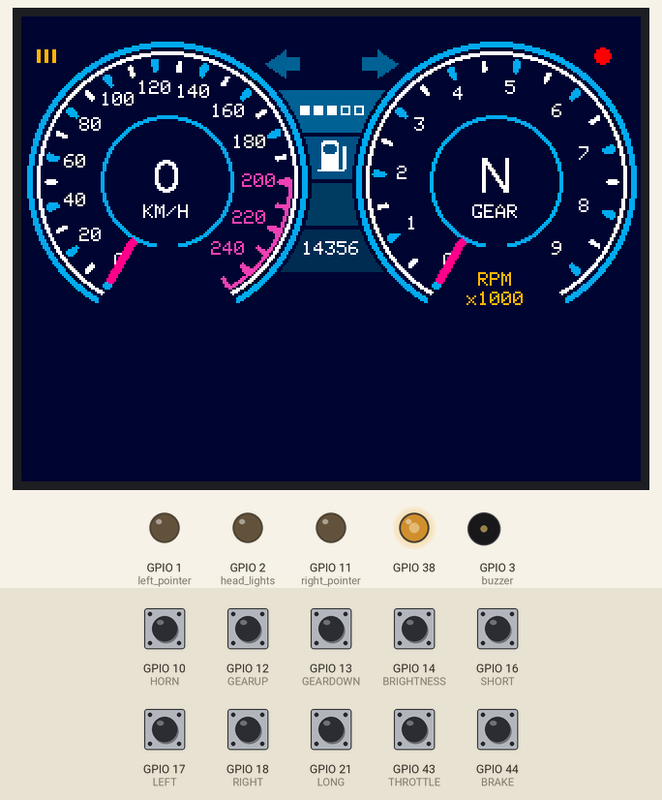
Simulated run of this sketch. Board: ESP32-S3. On the bench: 320×240 colour display, output pins drawn as LEDs (lit = HIGH), buzzer (waves = sounding, pin HIGH). The inputs (shaded band) are chosen by the test bench; at power-on: GPIO 10 (HORN), GPIO 12 (GEARUP), GPIO 13 (GEARDOWN), GPIO 14 (BRIGHTNESS), GPIO 16 (SHORT), GPIO 17 (LEFT), GPIO 18 (RIGHT), GPIO 21 (LONG), GPIO 43 (THROTTLE), GPIO 44 (BRAKE) HIGH.

Above: at 1.4 s.
1.5 s: GPIO 16 (SHORT) pulled LOW for 0.15 s
At 1.68 s:
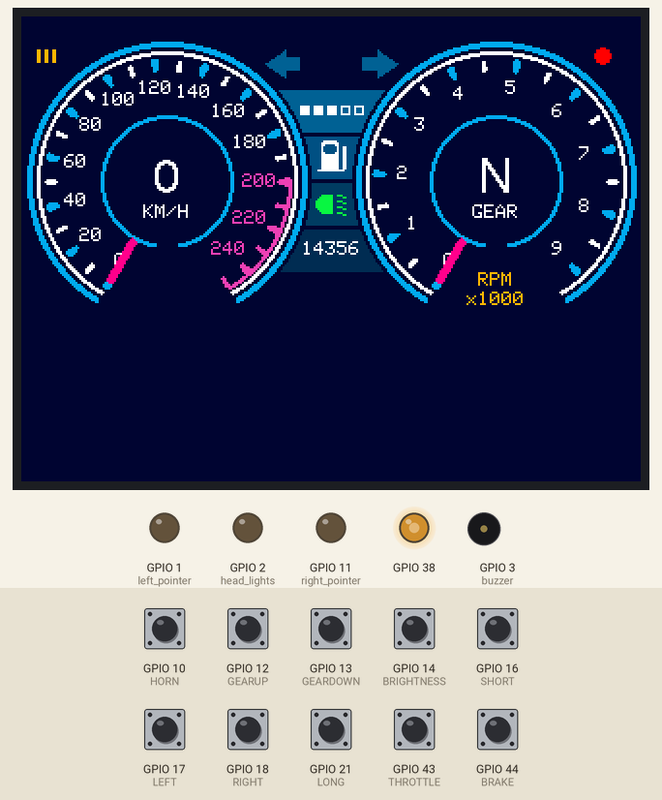
3.2 s: GPIO 12 (GEARUP) pulled LOW for 0.15 s
At 4.5 s:
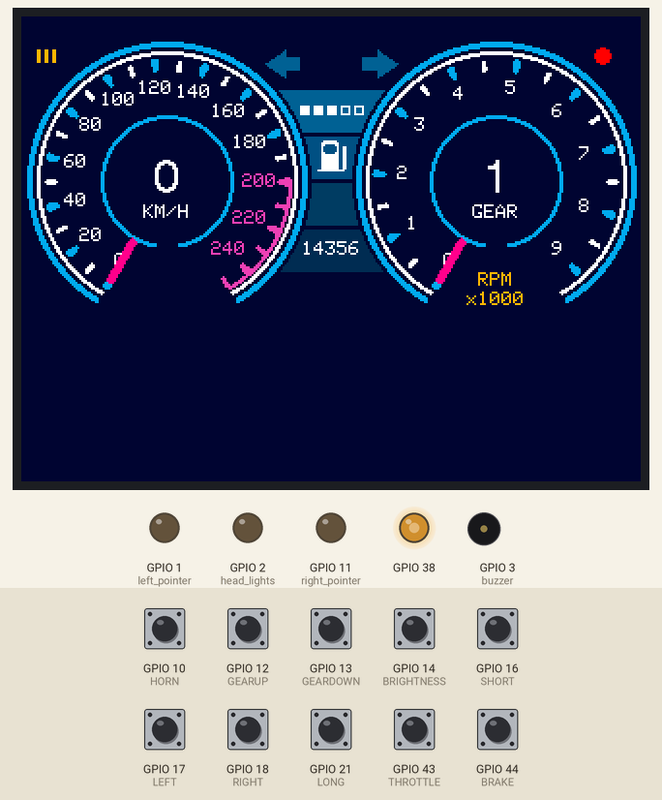
4.8 s: GPIO 21 (LONG) pulled LOW for 0.15 s
At 4.99 s:
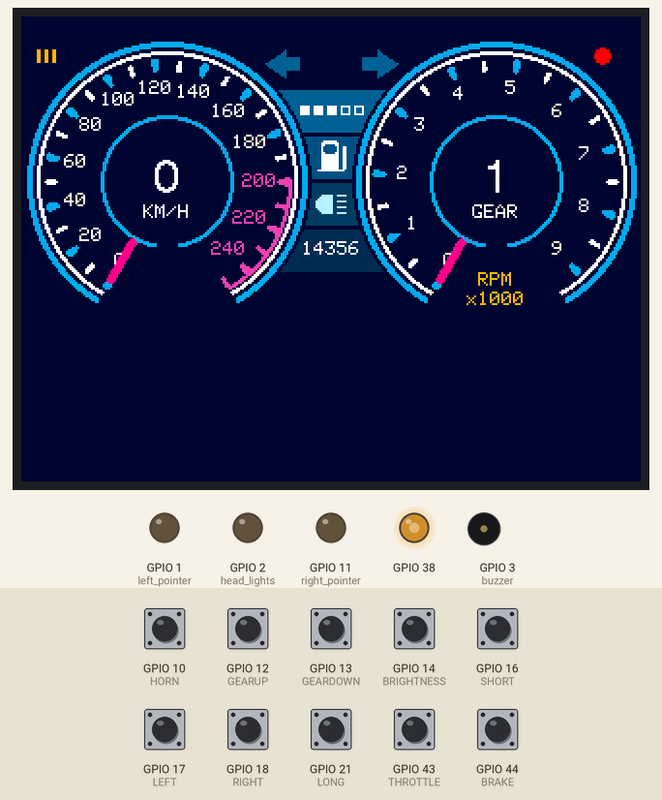
6.5 s: GPIO 44 (BRAKE) pulled LOW for 0.15 s
At 6.65 s:
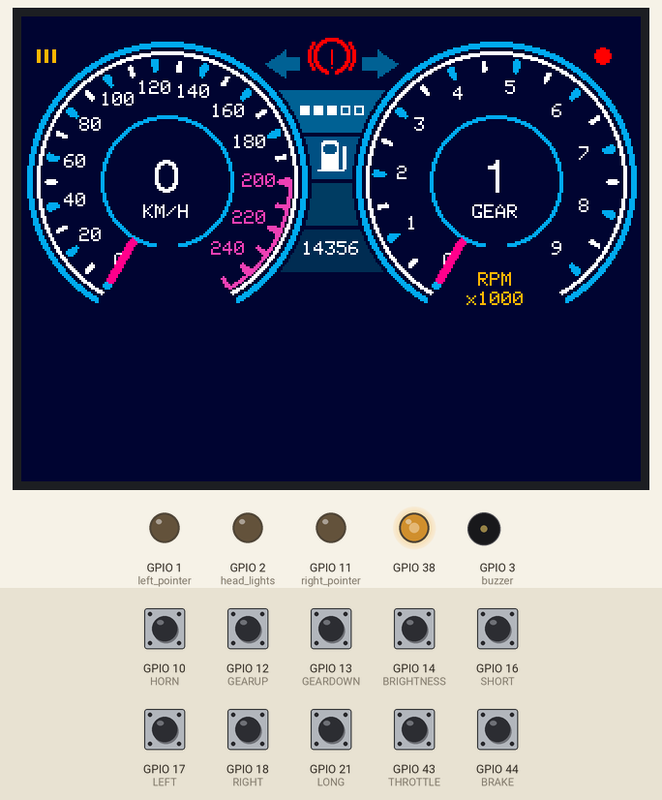
8.2 s: GPIO 16 (SHORT) pulled LOW for 1 s
At 9.1 s:
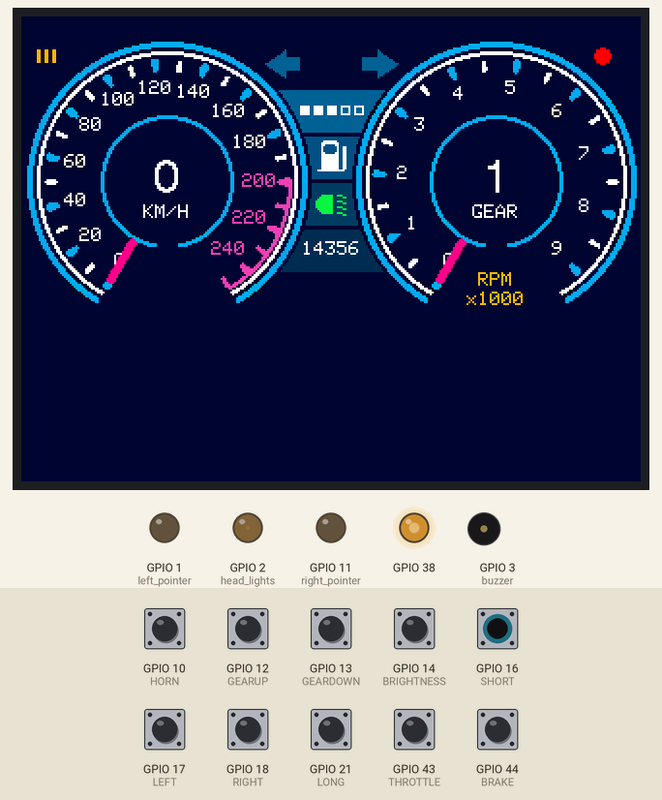
10.8 s: GPIO 14 (BRIGHTNESS) pulled LOW for 0.15 s
At 11.8 s:
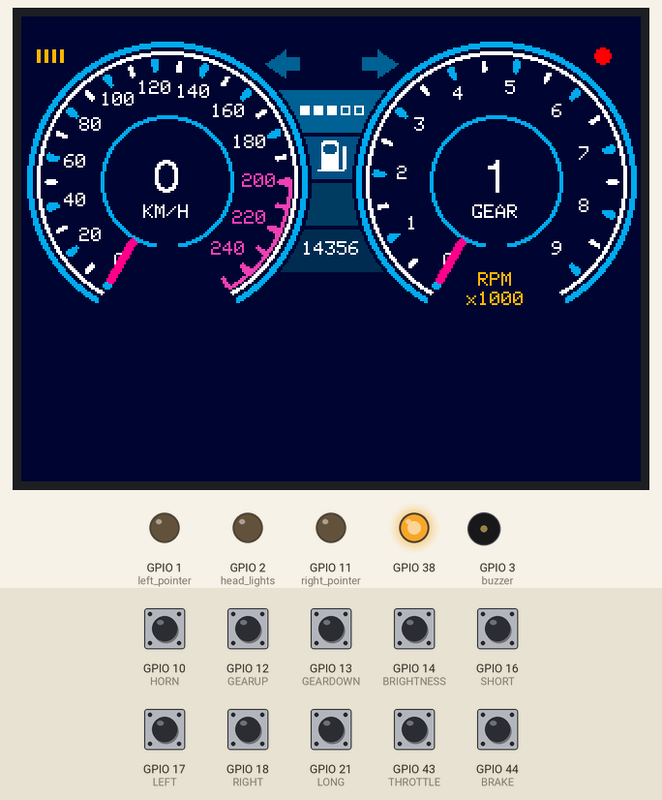
Timing chart, 0 to 13.4 s (numbered marks = the images above; inputs shaded):
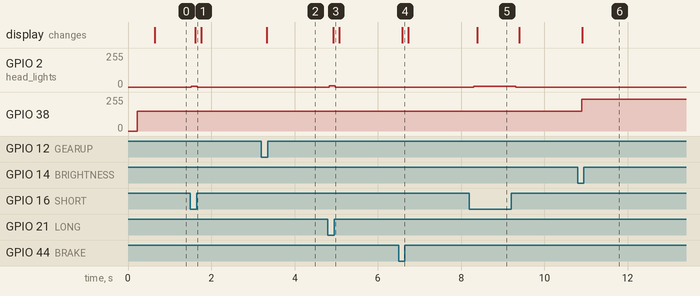

The sketch:

niceGauge.ino
```cpp
#include <TFT_eSPI.h>
TFT_eSPI tft = TFT_eSPI();
TFT_eSprite sprite = TFT_eSprite(&tft);

//............INPUT PINS............switches and buttons
#define THROTTLE 43
#define BRAKE 44
#define LEFT  17  //direction pointer
#define RIGHT 18  //direction ponter
#define SHORT 16  //headlights
#define LONG  21 //headlights light
#define GEARUP 12
#define GEARDOWN 13
#define HORN 10
#define BRIGHTNESS 14

//..........OUTPUT PINS............lights, pointes, horn
#define left_pointer 1
#define right_pointer 11
#define head_lights  2
#define buzzer 3

//......................................colors
#define backColor 0x0026
#define gaugeColor 0x055D
#define dataColor 0x0311
#define purple 0xEA16
#define needleColor 0xF811

//............................dont edit this
int cx=75;
int cy=75;
int r=72;
int ir=70;
int n=0;
int angle=0;

float x[360]; //outer points of Speed gaouges
float y[360];
float px[360]; //ineer point of Speed gaouges
float py[360];
float lx[360]; //text of Speed gaouges
float ly[360];
float nx[360]; //needle low of Speed gaouges
float ny[360];
float x2[360]; //outer points of RPM gaouges
float y2[360];
float px2[360]; //ineer point of RPM gaouges
float py2[360];
float lx2[360]; //text of RPM gaouges
float ly2[360];
float nx2[360]; //needle low of RPM gaouges
float ny2[360];

double rad=0.01745;
unsigned short color1;
unsigned short color2;
float sA;
float rA;
int blinkPeriod=500;
unsigned long currentTimeL=0;
unsigned long currentTimeR=0;
int brightnesses[5]={40,80,120,150,240};
int selectedBrightness=3;
int deb1=0;
int deb2=0;
int debB=0;

int gearMaxSpeed[8]={12,0,60,90,120,150,190,236};
String gears[8]={"R","N","1","2","3","4","5","6"};
int selectedGear=1;

//........................................................colors
unsigned short blockColor[4]={0x0312,0x0290,0x01EC,0x016A};
unsigned short dirColor[2]={0x0312,TFT_ORANGE};
unsigned short lightColor[3]={0x01EC,0x0FA8,0xB79F};

// .........important variables
bool leftPointer=0;
bool rightPointer=0;
bool braking;
int lights=0;  //0 is lights off, 1 is short light, 2 is long lights
float speedAngle=0; //...speed variable 0-240
float rpmAngle=5;  //.....RPM variable 0-9

void setup() {
  pinMode(THROTTLE,INPUT_PULLUP);
  pinMode(BRAKE,INPUT_PULLUP);
  pinMode(LEFT,INPUT_PULLUP);
  pinMode(RIGHT,INPUT_PULLUP);
  pinMode(GEARUP,INPUT_PULLUP);
  pinMode(GEARDOWN,INPUT_PULLUP);
  pinMode(SHORT,INPUT_PULLUP);
  pinMode(LONG,INPUT_PULLUP);
  pinMode(HORN,INPUT_PULLUP);
  pinMode(BRIGHTNESS,INPUT_PULLUP);

 pinMode(left_pointer,OUTPUT);
 pinMode(right_pointer,OUTPUT);
 pinMode(head_lights,OUTPUT);
 pinMode( buzzer,OUTPUT);


  tft.init();

    tft.setRotation(1);
    tft.fillScreen(backColor);
    sprite.createSprite(320,150);
    sprite.setSwapBytes(true);
    sprite.setTextDatum(4);
    sprite.setTextColor(TFT_WHITE,backColor);
    sprite.setTextDatum(4);

     ledcSetup(0, 10000, 8);
     ledcAttachPin(38, 0);
     ledcWrite(0, brightnesses[selectedBrightness]);  //brightnes of screen


      ledcSetup(1, 10000, 8);
     ledcAttachPin(head_lights, 1);
     //ledcWrite(1, 10);


  int a=120;
  for(int i=0;i<360;i++)
    {
       x[i]=((r-10)*cos(rad*a))+cx;
       y[i]=((r-10)*sin(rad*a))+cy;
       px[i]=((r-14)*cos(rad*a))+cx;
       py[i]=((r-14)*sin(rad*a))+cy;
       lx[i]=((r-24)*cos(rad*a))+cx;
       ly[i]=((r-24)*sin(rad*a))+cy;
       nx[i]=((r-36)*cos(rad*a))+cx;
       ny[i]=((r-36)*sin(rad*a))+cy;
       x2[i]=((r-10)*cos(rad*a))+320-cx;
       y2[i]=((r-10)*sin(rad*a))+cy;
       px2[i]=((r-14)*cos(rad*a))+320-cx;
       py2[i]=((r-14)*sin(rad*a))+cy;
       lx2[i]=((r-24)*cos(rad*a))+320-cx;
       ly2[i]=((r-24)*sin(rad*a))+cy;
       nx2[i]=((r-36)*cos(rad*a))+320-cx;
       ny2[i]=((r-36)*sin(rad*a))+cy;

       a++;
       if(a==360)
       a=0;
    }

}


void draw()
{
  sprite.fillSprite(backColor);

   for(int i=0;i<4;i++)
   sprite.fillRect(120,28+i*24,80,22,blockColor[i]);

   for(int i=0;i<selectedBrightness;i++)
   sprite.fillSmoothRoundRect(8+(i*4),6,2,9,1,TFT_ORANGE,backColor);

   sprite.fillSmoothCircle(cx, cy, r+2, backColor);
   sprite.fillSmoothCircle(320-cx, cy, r+2, backColor);
   sprite.fillTriangle(126,14,136,7,136,21,dirColor[leftPointer]);   //dirction pointers
   sprite.fillRect(136,11,8,7,dirColor[leftPointer]);
   sprite.fillTriangle(126+68,14,136+48,7,136+48,21,dirColor[rightPointer]);
   sprite.fillRect(176,11,8,7,dirColor[rightPointer]);


   for(int i=0;i<5;i++)
   {
   if(i<=2)
   sprite.fillRect(144+(7*i),36,5,5,TFT_WHITE);   /// fuel  rect
   else
   sprite.drawRect(144+(7*i),36,5,5,TFT_WHITE); //empty fuel rect
   }

    sprite.fillSmoothRoundRect(155,54,9,16,2,TFT_WHITE,blockColor[1]);
    sprite.fillSmoothRoundRect(166,56,2,14,2,TFT_WHITE,blockColor[1]);
    sprite.fillSmoothRoundRect(156,56,7,5,1,blockColor[1],TFT_WHITE);
    sprite.drawLine(153,69,166,69,TFT_WHITE);  //pumpimage

  sprite.drawSmoothArc(cx, cy, r, ir, 30, 330, gaugeColor, backColor);
  sprite.drawSmoothArc(320-cx, cy, r, ir, 30, 330, gaugeColor, backColor);

  sprite.drawSmoothArc(cx, cy, r-5, r-6, 30, 330, TFT_WHITE, backColor);
  sprite.drawSmoothArc(320-cx, cy, r-5, r-6, 30, 330, TFT_WHITE, backColor);

  sprite.drawSmoothArc(cx, cy, r-9, r-8, 270, 330, purple, backColor);

  sprite.drawSmoothArc(cx, cy, r-38, ir-37, 10, 350, gaugeColor, backColor);
  sprite.drawSmoothArc(320-cx, cy, r-38, ir-37, 10, 350, gaugeColor, backColor);

   //.....................................................draw GAUGES
     for(int i=0;i<26;i++){
     if(i<20) {color1=gaugeColor; color2=TFT_WHITE;} else {color1=purple; color2=purple;}

  if(i%2==0) {
  sprite.drawWedgeLine(x[i*12],y[i*12],px[i*12],py[i*12],2,1,color1);
  sprite.setTextColor(color2,backColor);
  sprite.drawString(String(i*10),lx[i*12],ly[i*12]);
  }else
  sprite.drawWedgeLine(x[i*12],y[i*12],px[i*12],py[i*12],1,1,color2);
  }

      for(int i=0;i<19;i++){
      if(i<20) {color1=gaugeColor; color2=TFT_WHITE;} else {color1=purple; color2=purple;}

  if(i%2==0) {
  sprite.drawWedgeLine(x2[i*16],y2[i*16],px2[i*16],py2[i*16],2,1,color1);
  sprite.setTextColor(color2,backColor);
  sprite.drawString(String(i/2),lx2[i*16],ly2[i*16]);
  }else
  sprite.drawWedgeLine(x2[i*16],y2[i*16],px2[i*16],py2[i*16],1,1,color2);
  }

  // ........................................needles draw
   sA=speedAngle*1.2;
   rA=2*rpmAngle*1.6;
   sprite.drawWedgeLine(px[(int)sA],py[(int)sA],nx[(int)sA],ny[(int)sA],2,2,needleColor);
   sprite.drawWedgeLine(px2[(int)rA],py2[(int)rA],nx2[(int)rA],ny2[(int)rA],2,2,needleColor);


  //.....................................drawing  TEXT
  sprite.setTextColor(TFT_WHITE,backColor);
  sprite.drawString(String((int)speedAngle),cx,cy,4);
  sprite.drawString(String(gears[selectedGear]),320-cx,cy,4);
  sprite.drawString("KM/H",cx,cy+16);
  sprite.drawString("GEAR",320-cx,cy+16);

  sprite.setTextColor(TFT_WHITE,blockColor[3]);
  sprite.drawString("14356",160,110);

  sprite.setTextColor(TFT_ORANGE,backColor);
  sprite.drawString("x1000",320-cx,136);
  sprite.drawString("RPM",320-cx,126);

  //.....................................drawing BRAKE
  if(braking==true){
  sprite.drawSmoothArc(160, 10, 9, 8, 10, 350, TFT_RED, backColor);
  sprite.drawSmoothArc(160, 10, 12, 11, 50, 130, TFT_RED, backColor);
  sprite.drawSmoothArc(160, 10, 12, 11, 230, 310, TFT_RED, backColor);
  //sprite.drawCircle(320-cx,cy-20,6,TFT_RED);
  sprite.setTextColor(TFT_RED,backColor);
  sprite.drawString("!",160,12,2);}

  //.....................................drawing LIGHTs
  sprite.fillSmoothRoundRect(152,82,14,10,7,lightColor[lights],lightColor[0]);
  sprite.fillRect(161,82,5,10,lightColor[0]);
  sprite.drawLine(163,82,167,84-lights,lightColor[lights]);
  sprite.drawLine(163,85,167,87-lights,lightColor[lights]);
  sprite.drawLine(163,88,167,90-lights,lightColor[lights]);
  sprite.drawLine(163,91,167,93-lights,lightColor[lights]);

   //...........................................draw DOT
     sprite.fillSmoothCircle(300, 10, 4,TFT_RED, backColor);

   //..............................................push Sprite to screen
   sprite.pushSprite(0,10);

}

int blinking=1;

void loop() {

  if(digitalRead(SHORT)==0)
  lights=1;
  else if(digitalRead(LONG)==0)
  lights=2;
  else
  lights=0;

  ledcWrite(1, lights*4);

  if(digitalRead(HORN)==0)
  digitalWrite(buzzer,1);
  else
  digitalWrite(buzzer,0);

  braking=!(digitalRead(BRAKE));


   if(digitalRead(BRIGHTNESS)==0)
  {
  if(debB==0)
    {
      debB=1;
      selectedBrightness++;
      if(selectedBrightness==5) selectedBrightness=0;
      ledcWrite(0, brightnesses[selectedBrightness]);  //brightnes of screen
     }
  }else debB=0;


  if(digitalRead(GEARUP)==0)
  {
  if(deb1==0)
    {
      deb1=1;
      if(selectedGear<7)
      selectedGear++;
      if(speedAngle>10)
      speedAngle=speedAngle-4;
    }
  }else deb1=0;

    if(digitalRead(GEARDOWN)==0)
  {
  if(deb2==0)
    {
      deb2=1;
      if(selectedGear>0)
      selectedGear--;
      if(speedAngle>10)
      speedAngle=speedAngle-4;
    }
  }else deb2=0;

  if(digitalRead(LEFT)==0){
  if(millis()>currentTimeL+blinkPeriod)
  {
    leftPointer=!leftPointer;
    digitalWrite(left_pointer,leftPointer);
    currentTimeL=millis();
  }}else {leftPointer=0; digitalWrite(left_pointer,leftPointer);}

  if(digitalRead(RIGHT)==0){
  if(millis()>currentTimeR+blinkPeriod)
  {
    rightPointer=!rightPointer;
    digitalWrite(right_pointer,rightPointer);
    currentTimeR=millis();
  }}else {rightPointer=0;   digitalWrite(right_pointer,rightPointer);}

   if(braking==true && speedAngle>4)
   speedAngle=speedAngle-4;

   if(speedAngle<0)
   speedAngle=0;


  draw();

  if(digitalRead(THROTTLE)==0 && speedAngle<gearMaxSpeed[selectedGear])
  {speedAngle=speedAngle+2-(0.24*selectedGear);}

  if(digitalRead(THROTTLE)==1 && speedAngle>0)
  speedAngle--;

   if(digitalRead(THROTTLE)==0 && rpmAngle<75)
  {rpmAngle=rpmAngle+1-(0.1*selectedGear);}

   if(digitalRead(THROTTLE)==1 && rpmAngle>0)
  { if(rpmAngle>=3)
    rpmAngle=rpmAngle-3;
    else
    rpmAngle=0;
    }


}
```

Measured:
- after the input at 1.5 s, GPIO 2 (head_lights): 0/255 → 4/255 at once, → 0/255 0.14 s later; the display: changes after 0.11 s (image 1)
- after the input at 3.2 s, the display: changes after 0.13 s (image 2)
- after the input at 4.8 s, GPIO 2 (head_lights): 0/255 → 8/255 at once, → 0/255 0.14 s later; the display: changes after 0.13 s (image 3)
- after the input at 6.5 s, the display: changes after 0.09 s (image 4)
- after the input at 8.2 s, GPIO 2 (head_lights): 0/255 → 4/255 after 0.10 s, → 0/255 1.0 s later; the display: changes after 0.19 s (image 5)
- after the input at 10.8 s, GPIO 38: 149/255 → 239/255 after 0.09 s; the display: changes after 0.10 s (image 6)
